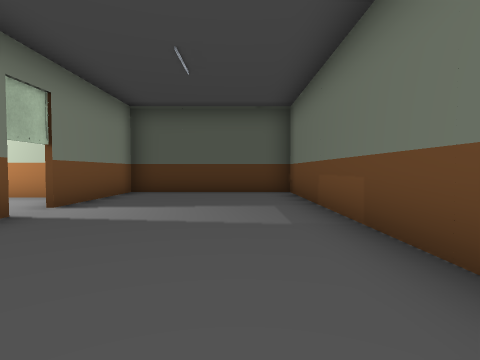
View 1 (above)

24 first-person views from a walk through a 3-D level made in the Unity game engine. The camera is 0.64 m above the floor, tilts 2° down and sees 80° across. The floor is counted in squares, 1 m on a side. Each view is taken from the middle of a square. On the plan, view 1 faces up. The plan holds only what a view shows up to about 9 squares ahead; the rest is blank. The place goes on beyond the plan.

View 2
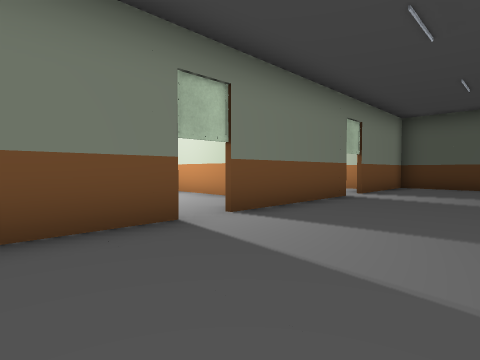

View 3
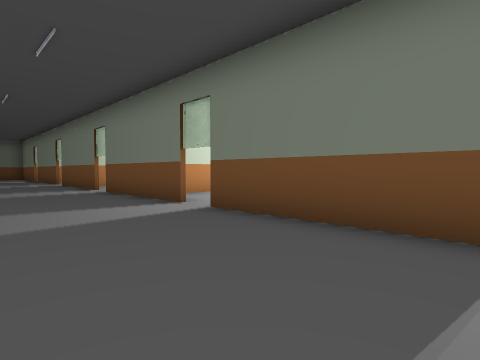

View 4
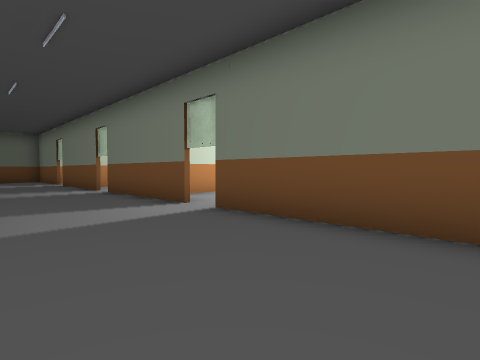

View 5
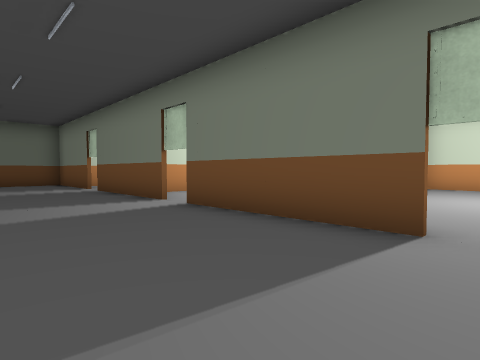

View 6
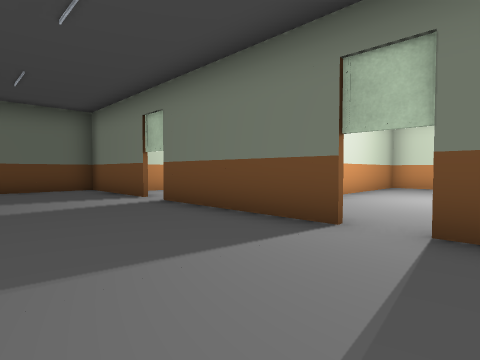

View 7
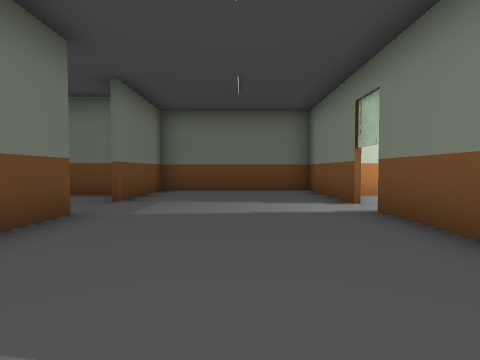

View 8
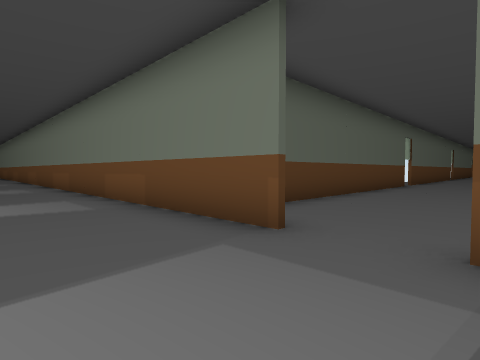

View 9
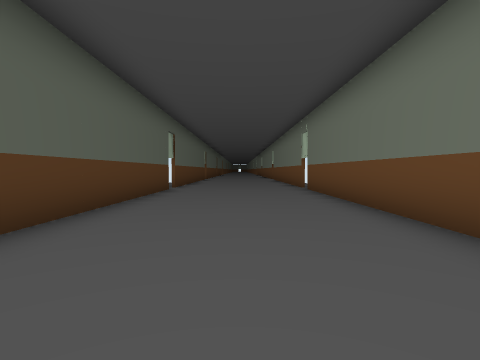

View 10
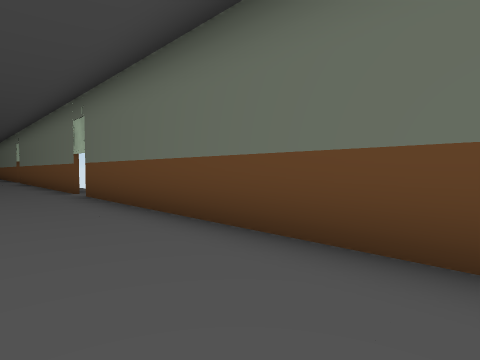

View 11
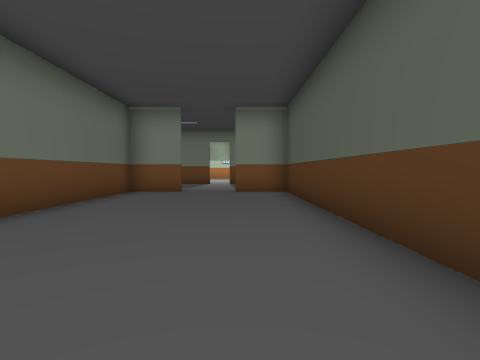

View 12
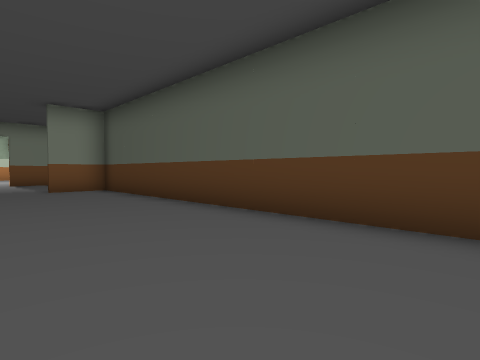

View 13
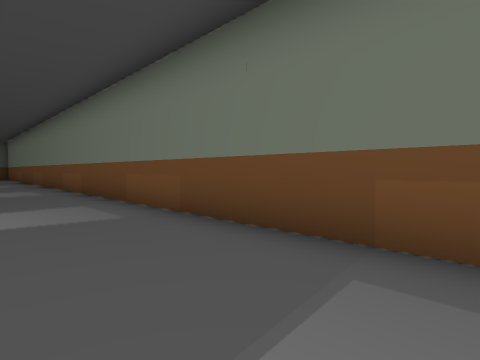

View 14
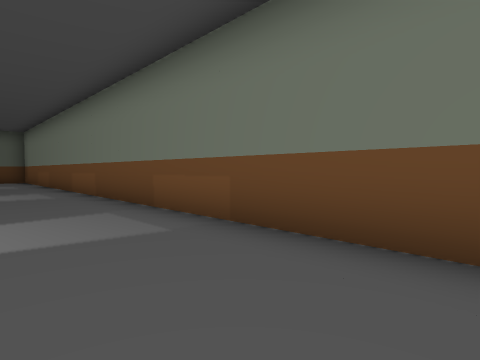

View 15
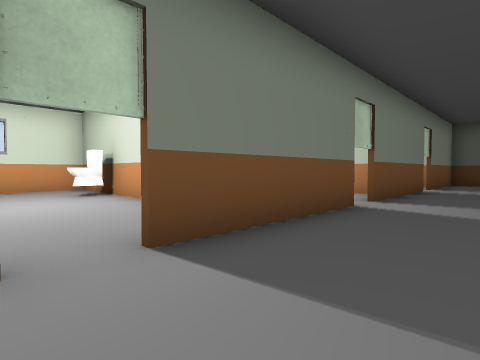

View 16
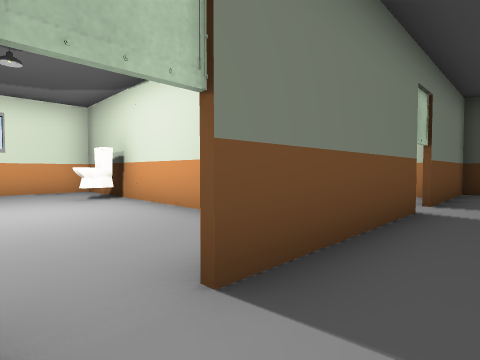

View 17
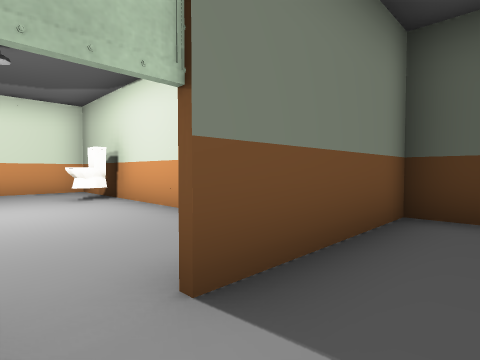

View 18
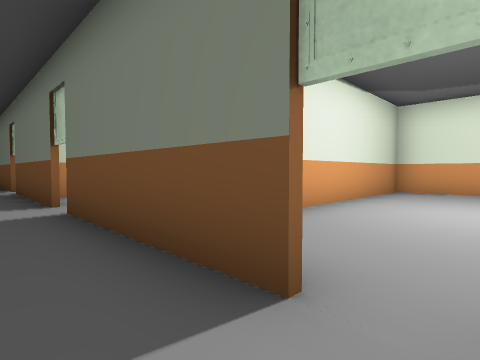

View 19
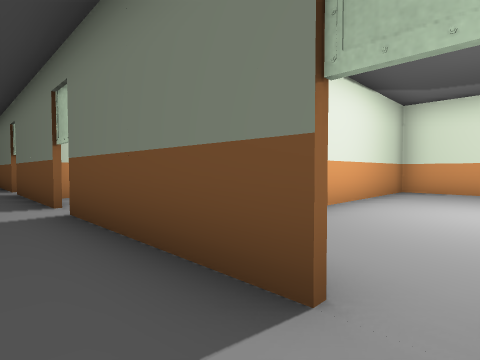

View 20
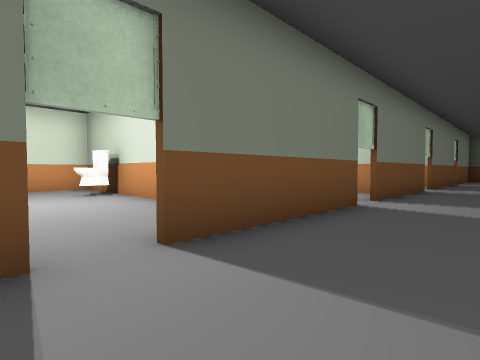

View 21
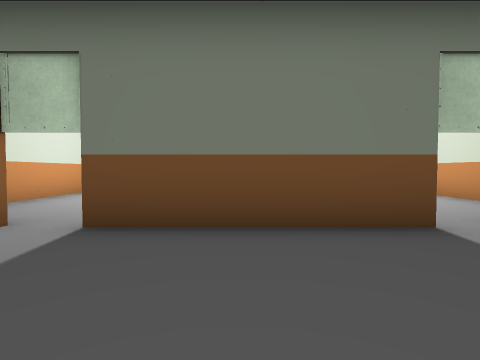

View 22
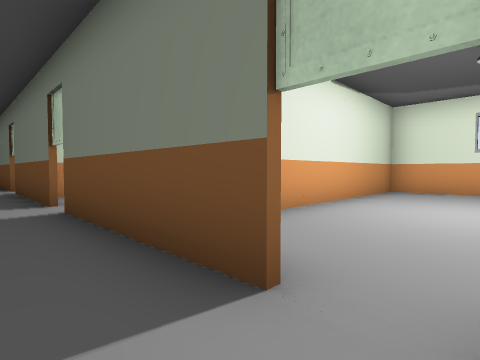

View 23
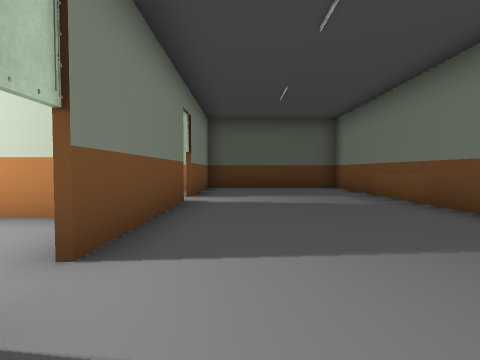

View 24
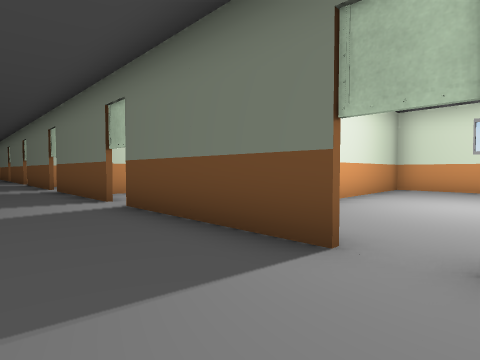

### Floor plan
Key: @ floor where view 1 was taken; # wall or solid block; . floor; O other object.
Columns run from 11 left of view 1 to 11 right of it. Each row starts with its distance up from view 1.
  8         #####
  7 OOOOOOOO#...#
  6 O OO    O...#
  5 O       O...#
  4 O       O...#
  3 O       O...#
  2 OOOOOOOOO...#
  1 O OO    O...#
  0 O       O..@#
 -1 O       O...#
 -2 O       O...#
 -3 OOOOOOOOO...#
 -4 O O     O...#
 -5 O       O...#
 -6 O       O...#
 -7 O       O...#
 -8 OOOOOOOOO...#
 -9   O     O...#
-10         ....#
-11         O...#
-12         O...#
-13 OOOOOOOOO...#
-14         O...#
-15         ....#
-16         O...#
-17         O...#
-18         #...###########
-19         #...#..........
-20        ................
-21        .#...#..........
-22        ##...###########
-23         ....#
-24         #####

Positions as (right, up) in squares from view 1, and headings:
1: (0, 0), facing up
2: (0, -3), facing up-left
3: (0, -1), facing down-left
4: (0, -6), facing down-left
5: (0, -10), facing down-left
6: (0, -14), facing down-left
7: (-1, -15), facing down
8: (-1, -21), facing up-right
9: (2, -20), facing right
10: (4, -20), facing down-right
11: (10, -19), facing left
12: (11, -21), facing up-left
13: (-1, -15), facing up-right
14: (-1, -9), facing up-right
15: (-1, -6), facing up-left
16: (-2, -1), facing up-left
17: (-2, 4), facing up-left
18: (-2, -5), facing down-left
19: (-2, -10), facing down-left
20: (-1, -11), facing up-left
21: (0, -8), facing left
22: (-2, 0), facing down-left
23: (-2, -2), facing up
24: (-1, 5), facing down-left
